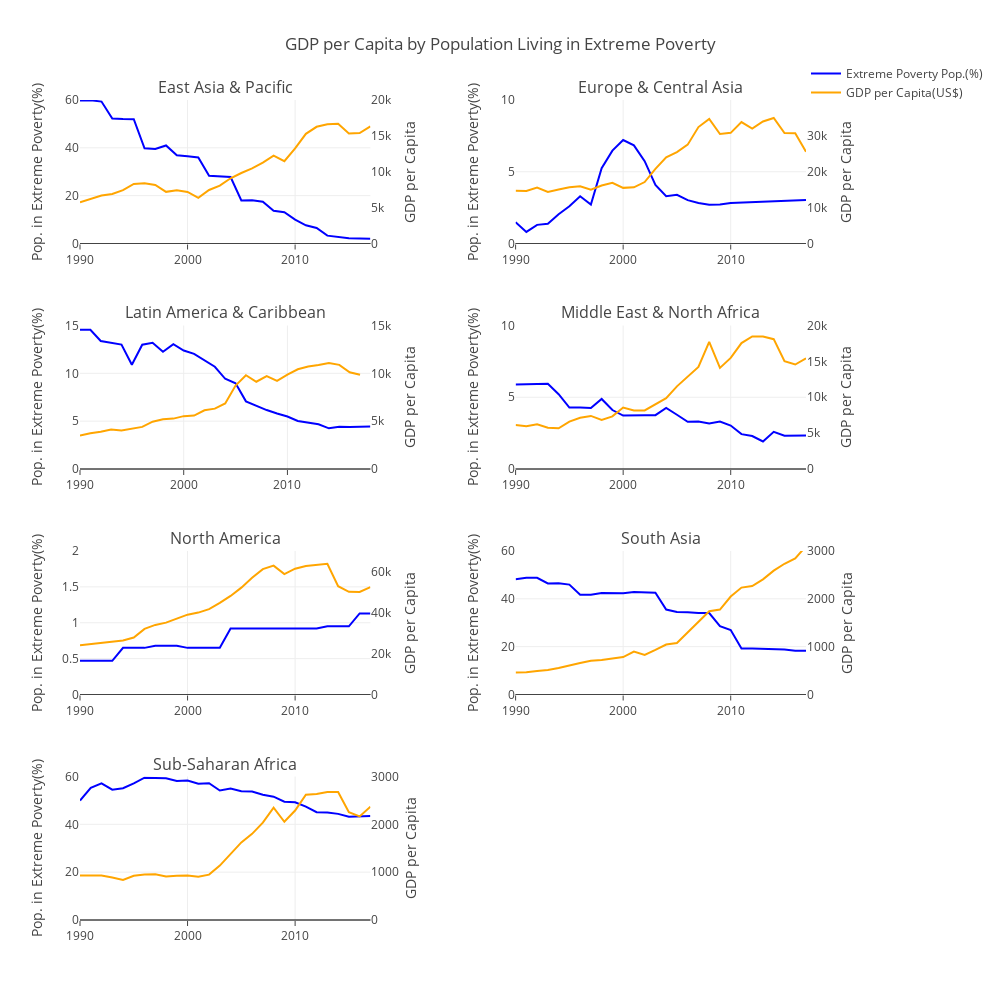

Notebook cell for this chart:
### Markdown cell above
#### First Visualization

### Code cell
fig = go.Figure()
fig = tools.make_subplots(
        rows=4, 
        cols=2, 
        subplot_titles=[reg for reg in grouped_econ_ext_poverty['Region'].unique()],
        vertical_spacing=0.10,
        horizontal_spacing=0.20)

perc_pop_ext_poverty = []
gdp_per_capita = []
for region in grouped_econ_ext_poverty['Region'].unique():
    g_econ_ext_pov_region = grouped_econ_ext_poverty[grouped_econ_ext_poverty['Region'] == region]
    gdp_per_capita.append(
        go.Scatter(
            x=g_econ_ext_pov_region['Year'], 
            y=g_econ_ext_pov_region['GDP per Capita(US$)'], 
            name='GDP per Capita(US$)', 
            mode='lines',
            showlegend=False,
            marker=go.scatter.Marker(color='Orange')
        )
    )
    
    perc_pop_ext_poverty.append(
        go.Scatter(
            x=g_econ_ext_pov_region['Year'], 
            y=g_econ_ext_pov_region['Mean Pop. in Extreme Poverty'], 
            name='Extreme Poverty Pop.(%)', 
            mode='lines',
            showlegend=False,
            marker=go.scatter.Marker(color='Blue')
        )
    )

fig['layout'].update(
    go.Layout(
        height=1000,
        width=1000,
        title='GDP per Capita by Population Living in Extreme Poverty',
        xaxis1= go.layout.XAxis(ticklen=5),
        xaxis2= go.layout.XAxis(ticklen=5),
        xaxis3= go.layout.XAxis(ticklen=5),
        xaxis4= go.layout.XAxis(ticklen=5),
        xaxis5= go.layout.XAxis(ticklen=5),
        xaxis6= go.layout.XAxis(ticklen=5),
        xaxis7= go.layout.XAxis(ticklen=5),
        yaxis1= go.layout.YAxis(title='Pop. in Extreme Poverty(%)', range=[0,60]),
        yaxis2= go.layout.YAxis(title='Pop. in Extreme Poverty(%)', range=[0,10]),
        yaxis3= go.layout.YAxis(title='Pop. in Extreme Poverty(%)', range=[0,15]),
        yaxis4= go.layout.YAxis(title='Pop. in Extreme Poverty(%)', range=[0,10]),
        yaxis5= go.layout.YAxis(title='Pop. in Extreme Poverty(%)', range=[0,2]),
        yaxis6= go.layout.YAxis(title='Pop. in Extreme Poverty(%)', range=[0,60]),
        yaxis7= go.layout.YAxis(title='Pop. in Extreme Poverty(%)', range=[0,60]),
        yaxis8= go.layout.YAxis(title='GDP per Capita', overlaying='y1', anchor='x1', side='right', range=[0, 20000], showgrid=False),
        yaxis9= go.layout.YAxis(title='GDP per Capita', overlaying='y2', anchor='x2', side='right', range=[0, 40000], showgrid=False),
        yaxis10=go.layout.YAxis(title='GDP per Capita', overlaying='y3', anchor='x3', side='right', range=[0, 15000], showgrid=False),
        yaxis11=go.layout.YAxis(title='GDP per Capita', overlaying='y4', anchor='x4', side='right', range=[0, 20000], showgrid=False),
        yaxis12=go.layout.YAxis(title='GDP per Capita', overlaying='y5', anchor='x5', side='right', range=[0, 70000], showgrid=False),
        yaxis13=go.layout.YAxis(title='GDP per Capita', overlaying='y6', anchor='x6', side='right', range=[0, 3000], showgrid=False),
        yaxis14=go.layout.YAxis(title='GDP per Capita', overlaying='y7', anchor='x7', side='right', range=[0, 3000], showgrid=False),
    
        legend= go.Legend(
            x=1.0,
            y=1.05
        ),
        #annotations=[
        #    dict(
        #        text='Pay Attention to the y axis scale on each chart',
        #        font=dict(size=13),
        #        showarrow=False,
        #        x=0.6,
        #        y=1.03,
        #        xref='paper',
        #        yref='paper'
        #   )
        #]
    )
)

for i in range(7):
    col = i%2 + 1
    row = i//2 + 1
    if i == 0:
        perc_pop_ext_poverty[i]['showlegend'] = True
        gdp_per_capita[i]['showlegend'] = True
        
    fig.append_trace(perc_pop_ext_poverty[i], row, col)
    fig.append_trace(gdp_per_capita[i], row, col)

for i in range(7):
    fig['data'][2*i+1].update(yaxis='y{one}'.format(one=8+i))

iplot(fig, filename='Small Multiples: GDP per capita and Extreme Poverty Pop.(%)')

### Figure 1 — Plotly figure (JSON) as saved in the notebook; plotly's stock layout.template omitted (floating-point values rounded to 4 significant figures)
{"data": [{"marker": {"color": "Blue"}, "mode": "lines", "name": "Extreme Poverty Pop.(%)", "showlegend": true, "type": "scatter", "uid": "96d24e53-5d6a-411d-8523-9211ea8714cf", "x": ["1990", "1991", "1992", "1993", "1994", "1995", "1996", "1997", "1998", "1999", "2000", "2001", "2002", "2003", "2004", "2005", "2006", "2007", "2008", "2009", "2010", "2011", "2012", "2013", "2014", "2015", "2016", "2017"], "xaxis": "x", "y": [59.82, 59.86, 59.34, 52.25, 52.04, 51.98, 39.78, 39.5, 40.99, 36.93, 36.47, 35.99, 28.29, 28.19, 27.79, 18.02, 18.08, 17.44, 13.69, 13.06, 10, 7.6, 6.49, 3.28, 2.78, 2.16, 2.06, 1.97], "yaxis": "y"}, {"marker": {"color": "Orange"}, "mode": "lines", "name": "GDP per Capita(US$)", "showlegend": true, "type": "scatter", "uid": "c915caa2-ffcd-435e-bdc3-ceaa64a1df82", "x": ["1990", "1991", "1992", "1993", "1994", "1995", "1996", "1997", "1998", "1999", "2000", "2001", "2002", "2003", "2004", "2005", "2006", "2007", "2008", "2009", "2010", "2011", "2012", "2013", "2014", "2015", "2016", "2017"], "xaxis": "x", "y": [5760.0, 6176.0, 6683.0, 6904.0, 7430.0, 8303.0, 8404.0, 8168.0, 7197.0, 7409.0, 7191.0, 6367.0, 7461.0, 8061.0, 9090.0, 9827.0, 10460.0, 11270.0, 12240.0, 11480.0, 13250.0, 15280.0, 16270.0, 16620.0, 16680.0, 15330.0, 15400.0, 16330.0], "yaxis": "y8"}, {"marker": {"color": "Blue"}, "mode": "lines", "name": "Extreme Poverty Pop.(%)", "showlegend": false, "type": "scatter", "uid": "f1ad0456-0ad2-4677-8f07-af64261ba5a6", "x": ["1990", "1991", "1992", "1993", "1994", "1995", "1996", "1997", "1998", "1999", "2000", "2001", "2002", "2003", "2004", "2005", "2006", "2007", "2008", "2009", "2010", "2011", "2012", "2013", "2014", "2015", "2016", "2017"], "xaxis": "x2", "y": [1.49, 0.81, 1.3, 1.38, 2.04, 2.59, 3.29, 2.72, 5.25, 6.47, 7.21, 6.84, 5.74, 4.08, 3.29, 3.39, 3.02, 2.82, 2.7, 2.72, 2.83, 2.86, 2.89, 2.94, 2.92, 2.98, 3, 3.03], "yaxis": "y2"}, {"marker": {"color": "Orange"}, "mode": "lines", "name": "GDP per Capita(US$)", "showlegend": false, "type": "scatter", "uid": "7f185524-5b83-4b97-b918-c134ac314f01", "x": ["1990", "1991", "1992", "1993", "1994", "1995", "1996", "1997", "1998", "1999", "2000", "2001", "2002", "2003", "2004", "2005", "2006", "2007", "2008", "2009", "2010", "2011", "2012", "2013", "2014", "2015", "2016", "2017"], "xaxis": "x2", "y": [14710.0, 14640.0, 15580.0, 14390.0, 15060.0, 15700.0, 15970.0, 14980.0, 16160.0, 16940.0, 15510.0, 15650.0, 17130.0, 20810.0, 24050.0, 25460.0, 27550.0, 32460.0, 34740.0, 30520.0, 30850.0, 33830.0, 32020.0, 34030.0, 34990.0, 30770.0, 30740.0, 25580.0], "yaxis": "y9"}, {"marker": {"color": "Blue"}, "mode": "lines", "name": "Extreme Poverty Pop.(%)", "showlegend": false, "type": "scatter", "uid": "ffd9de00-b7f6-44e7-aaab-6c7a5659c3b9", "x": ["1990", "1991", "1992", "1993", "1994", "1995", "1996", "1997", "1998", "1999", "2000", "2001", "2002", "2003", "2004", "2005", "2006", "2007", "2008", "2009", "2010", "2011", "2012", "2013", "2014", "2015", "2016", "2017", "2018"], "xaxis": "x3", "y": [14.56, 14.56, 13.38, 13.22, 13.01, 10.89, 12.99, 13.2, 12.26, 13.04, 12.38, 12.03, 11.37, 10.69, 9.43, 8.96, 7.07, 6.59, 6.16, 5.8, 5.49, 5.02, 4.88, 4.68, 4.25, 4.42, 4.39, 4.45, 4.45], "yaxis": "y3"}, {"marker": {"color": "Orange"}, "mode": "lines", "name": "GDP per Capita(US$)", "showlegend": false, "type": "scatter", "uid": "3a609f6d-5742-4b40-ac2a-d3666a72876a", "x": ["1990", "1991", "1992", "1993", "1994", "1995", "1996", "1997", "1998", "1999", "2000", "2001", "2002", "2003", "2004", "2005", "2006", "2007", "2008", "2009", "2010", "2011", "2012", "2013", "2014", "2015", "2016", "2017", "2018"], "xaxis": "x3", "y": [3498.0, 3740.0, 3896.0, 4128.0, 4016.0, 4228.0, 4400.0, 4944.0, 5191.0, 5267, 5526.0, 5580.0, 6141.0, 6310.0, 6853.0, 8716.0, 9800.0, 9121.0, 9719.0, 9211.0, 9870.0, 10420.0, 10700.0, 10860.0, 11070.0, 10890.0, 10110.0, 9851.0, null], "yaxis": "y10"}, {"marker": {"color": "Blue"}, "mode": "lines", "name": "Extreme Poverty Pop.(%)", "showlegend": false, "type": "scatter", "uid": "8dac19a0-6039-4b0d-ab84-4a9f73856fd7", "x": ["1990", "1991", "1992", "1993", "1994", "1995", "1996", "1997", "1998", "1999", "2000", "2001", "2002", "2003", "2004", "2005", "2006", "2007", "2008", "2009", "2010", "2011", "2012", "2013", "2014", "2015", "2016", "2017"], "xaxis": "x4", "y": [5.89, 5.89, 5.94, 5.94, 5.21, 4.28, 4.28, 4.25, 4.88, 4.11, 3.72, 3.71, 3.75, 3.75, 4.25, 3.78, 3.29, 3.31, 3.18, 3.31, 3.03, 2.43, 2.3, 1.92, 2.59, 2.32, 2.34, 2.33], "yaxis": "y4"}, {"marker": {"color": "Orange"}, "mode": "lines", "name": "GDP per Capita(US$)", "showlegend": false, "type": "scatter", "uid": "80783ee8-9b41-4027-a635-9ab743b8fcba", "x": ["1990", "1991", "1992", "1993", "1994", "1995", "1996", "1997", "1998", "1999", "2000", "2001", "2002", "2003", "2004", "2005", "2006", "2007", "2008", "2009", "2010", "2011", "2012", "2013", "2014", "2015", "2016", "2017"], "xaxis": "x4", "y": [6141.0, 5950.0, 6245.0, 5752.0, 5666.0, 6608.0, 7138.0, 7396.0, 6852.0, 7334.0, 8569.0, 8155.0, 8156.0, 9043.0, 9880.0, 11520.0, 12940.0, 14220.0, 17720.0, 14090.0, 15480.0, 17560.0, 18476, 18470.0, 18095, 15020.0, 14570.0, 15440.0], "yaxis": "y11"}, {"marker": {"color": "Blue"}, "mode": "lines", "name": "Extreme Poverty Pop.(%)", "showlegend": false, "type": "scatter", "uid": "eeaddbf8-806b-4dfa-baff-e6bea3872f77", "x": ["1990", "1991", "1992", "1993", "1994", "1995", "1996", "1997", "1998", "1999", "2000", "2001", "2002", "2003", "2004", "2005", "2006", "2007", "2008", "2009", "2010", "2011", "2012", "2013", "2014", "2015", "2016", "2017"], "xaxis": "x5", "y": [0.47, 0.47, 0.47, 0.47, 0.65, 0.65, 0.65, 0.68, 0.68, 0.68, 0.65, 0.65, 0.65, 0.65, 0.92, 0.92, 0.92, 0.92, 0.92, 0.92, 0.92, 0.92, 0.92, 0.95, 0.95, 0.95, 1.13, 1.13], "yaxis": "y5"}, {"marker": {"color": "Orange"}, "mode": "lines", "name": "GDP per Capita(US$)", "showlegend": false, "type": "scatter", "uid": "c7666cb8-60fc-4cd6-b9b6-3478f27f9b5a", "x": ["1990", "1991", "1992", "1993", "1994", "1995", "1996", "1997", "1998", "1999", "2000", "2001", "2002", "2003", "2004", "2005", "2006", "2007", "2008", "2009", "2010", "2011", "2012", "2013", "2014", "2015", "2016", "2017"], "xaxis": "x5", "y": [24060.0, 24590.0, 24980.0, 25790.0, 26370.0, 27780.0, 32030.0, 33940.0, 35070.0, 37010.0, 38950.0, 39950.0, 41640.0, 44650.0, 48087, 52130.0, 56910.0, 61150.0, 62870.0, 58750.0, 61370.0, 62650.0, 63190.0, 63760.0, 52830.0, 50070.0, 50010.0, 52400.0], "yaxis": "y12"}, {"marker": {"color": "Blue"}, "mode": "lines", "name": "Extreme Poverty Pop.(%)", "showlegend": false, "type": "scatter", "uid": "8c143926-b6a2-4fe4-8f74-a7ddd41609ee", "x": ["1990", "1991", "1992", "1993", "1994", "1995", "1996", "1997", "1998", "1999", "2000", "2001", "2002", "2003", "2004", "2005", "2006", "2007", "2008", "2009", "2010", "2011", "2012", "2013", "2014", "2015", "2016", "2017"], "xaxis": "x6", "y": [48.17, 48.8, 48.81, 46.46, 46.47, 45.94, 41.68, 41.67, 42.41, 42.41, 42.32, 42.84, 42.82, 42.54, 35.52, 34.48, 34.41, 34.06, 34.05, 28.57, 26.93, 19.27, 19.26, 19.05, 19.04, 18.78, 18.3, 18.29], "yaxis": "y6"}, {"marker": {"color": "Orange"}, "mode": "lines", "name": "GDP per Capita(US$)", "showlegend": false, "type": "scatter", "uid": "60ca54b0-2b81-4b8c-9c9c-843c25f85721", "x": ["1990", "1991", "1992", "1993", "1994", "1995", "1996", "1997", "1998", "1999", "2000", "2001", "2002", "2003", "2004", "2005", "2006", "2007", "2008", "2009", "2010", "2011", "2012", "2013", "2014", "2015", "2016", "2017"], "xaxis": "x6", "y": [459.5, 463.7, 489.7, 510.1, 552.9, 609.6, 656.6, 706.0, 720.7, 751.3, 782.5, 898.2, 825.6, 932.0, 1045.0, 1078.0, 1297.0, 1527.0, 1740.0, 1775.0, 2049.0, 2235.0, 2268.0, 2408.0, 2588.0, 2733.0, 2846.0, 3100.0], "yaxis": "y13"}, {"marker": {"color": "Blue"}, "mode": "lines", "name": "Extreme Poverty Pop.(%)", "showlegend": false, "type": "scatter", "uid": "75514a6b-c164-434a-bcda-6f876b17a4d2", "x": ["1990", "1991", "1992", "1993", "1994", "1995", "1996", "1997", "1998", "1999", "2000", "2001", "2002", "2003", "2004", "2005", "2006", "2007", "2008", "2009", "2010", "2011", "2012", "2013", "2014", "2015", "2016", "2017"], "xaxis": "x7", "y": [49.93, 55.26, 57.15, 54.5, 55.12, 57.13, 59.5, 59.53, 59.27, 58.15, 58.28, 57, 57.17, 54.14, 54.93, 53.83, 53.68, 52.39, 51.57, 49.44, 49.21, 47.38, 45.08, 44.99, 44.37, 43.19, 43.48, 43.52], "yaxis": "y7"}, {"marker": {"color": "Orange"}, "mode": "lines", "name": "GDP per Capita(US$)", "showlegend": false, "type": "scatter", "uid": "e94322fb-4719-47b8-9ca5-33c93d7f95d9", "x": ["1990", "1991", "1992", "1993", "1994", "1995", "1996", "1997", "1998", "1999", "2000", "2001", "2002", "2003", "2004", "2005", "2006", "2007", "2008", "2009", "2010", "2011", "2012", "2013", "2014", "2015", "2016", "2017"], "xaxis": "x7", "y": [932.5, 930.6, 932.3, 887.2, 835.9, 924.6, 950.4, 955.6, 909.4, 924.8, 931.2, 903.9, 948.5, 1137.0, 1384.0, 1623.0, 1801.0, 2035.0, 2347.0, 2054.0, 2288.0, 2620.0, 2635.0, 2675.0, 2676.0, 2255.0, 2166.0, 2369.0], "yaxis": "y14"}], "layout": {"annotations": [{"font": {"size": 16}, "showarrow": false, "text": "East Asia & Pacific", "x": 0.2, "xanchor": "center", "xref": "paper", "y": 1, "yanchor": "bottom", "yref": "paper"}, {"font": {"size": 16}, "showarrow": false, "text": "Europe & Central Asia", "x": 0.8, "xanchor": "center", "xref": "paper", "y": 1, "yanchor": "bottom", "yref": "paper"}, {"font": {"size": 16}, "showarrow": false, "text": "Latin America & Caribbean", "x": 0.2, "xanchor": "center", "xref": "paper", "y": 0.725, "yanchor": "bottom", "yref": "paper"}, {"font": {"size": 16}, "showarrow": false, "text": "Middle East & North Africa", "x": 0.8, "xanchor": "center", "xref": "paper", "y": 0.725, "yanchor": "bottom", "yref": "paper"}, {"font": {"size": 16}, "showarrow": false, "text": "North America", "x": 0.2, "xanchor": "center", "xref": "paper", "y": 0.45, "yanchor": "bottom", "yref": "paper"}, {"font": {"size": 16}, "showarrow": false, "text": "South Asia", "x": 0.8, "xanchor": "center", "xref": "paper", "y": 0.45, "yanchor": "bottom", "yref": "paper"}, {"font": {"size": 16}, "showarrow": false, "text": "Sub-Saharan Africa", "x": 0.2, "xanchor": "center", "xref": "paper", "y": 0.175, "yanchor": "bottom", "yref": "paper"}], "height": 1000, "legend": {"x": 1, "y": 1.05}, "title": {"text": "GDP per Capita by Population Living in Extreme Poverty"}, "width": 1000, "xaxis": {"anchor": "y", "domain": [0, 0.4], "ticklen": 5}, "xaxis2": {"anchor": "y2", "domain": [0.6, 1], "ticklen": 5}, "xaxis3": {"anchor": "y3", "domain": [0, 0.4], "ticklen": 5}, "xaxis4": {"anchor": "y4", "domain": [0.6, 1], "ticklen": 5}, "xaxis5": {"anchor": "y5", "domain": [0, 0.4], "ticklen": 5}, "xaxis6": {"anchor": "y6", "domain": [0.6, 1], "ticklen": 5}, "xaxis7": {"anchor": "y7", "domain": [0, 0.4], "ticklen": 5}, "xaxis8": {"anchor": "y8", "domain": [0.6, 1]}, "yaxis": {"anchor": "x", "domain": [0.825, 1], "range": [0, 60], "title": {"text": "Pop. in Extreme Poverty(%)"}}, "yaxis10": {"anchor": "x3", "overlaying": "y3", "range": [0, 15000], "showgrid": false, "side": "right", "title": {"text": "GDP per Capita"}}, "yaxis11": {"anchor": "x4", "overlaying": "y4", "range": [0, 20000], "showgrid": false, "side": "right", "title": {"text": "GDP per Capita"}}, "yaxis12": {"anchor": "x5", "overlaying": "y5", "range": [0, 70000], "showgrid": false, "side": "right", "title": {"text": "GDP per Capita"}}, "yaxis13": {"anchor": "x6", "overlaying": "y6", "range": [0, 3000], "showgrid": false, "side": "right", "title": {"text": "GDP per Capita"}}, "yaxis14": {"anchor": "x7", "overlaying": "y7", "range": [0, 3000], "showgrid": false, "side": "right", "title": {"text": "GDP per Capita"}}, "yaxis2": {"anchor": "x2", "domain": [0.825, 1], "range": [0, 10], "title": {"text": "Pop. in Extreme Poverty(%)"}}, "yaxis3": {"anchor": "x3", "domain": [0.55, 0.725], "range": [0, 15], "title": {"text": "Pop. in Extreme Poverty(%)"}}, "yaxis4": {"anchor": "x4", "domain": [0.55, 0.725], "range": [0, 10], "title": {"text": "Pop. in Extreme Poverty(%)"}}, "yaxis5": {"anchor": "x5", "domain": [0.275, 0.45], "range": [0, 2], "title": {"text": "Pop. in Extreme Poverty(%)"}}, "yaxis6": {"anchor": "x6", "domain": [0.275, 0.45], "range": [0, 60], "title": {"text": "Pop. in Extreme Poverty(%)"}}, "yaxis7": {"anchor": "x7", "domain": [0, 0.175], "range": [0, 60], "title": {"text": "Pop. in Extreme Poverty(%)"}}, "yaxis8": {"anchor": "x", "domain": [0, 0.175], "overlaying": "y", "range": [0, 20000], "showgrid": false, "side": "right", "title": {"text": "GDP per Capita"}}, "yaxis9": {"anchor": "x2", "overlaying": "y2", "range": [0, 40000], "showgrid": false, "side": "right", "title": {"text": "GDP per Capita"}}}}
